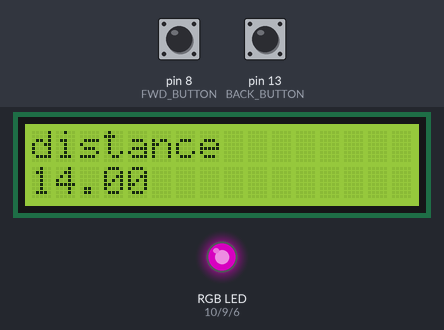
Simulated run of this sketch. Board: Arduino Uno, built with avr-gcc and run on an emulated ATmega328P. Shown: 16×2 character LCD, an RGB LED mixed from three pins (HIGH = lit). The test bench sets the inputs (shaded band); at power-on: pin 8 (FWD_BUTTON) LOW, pin 13 (BACK_BUTTON) LOW. Dim RGB values are drawn brighter than linear.

Above: at 0.53 s.
1.3 s: pin 8 (FWD_BUTTON) pulled HIGH for 3.2 s
At 2.5 s:
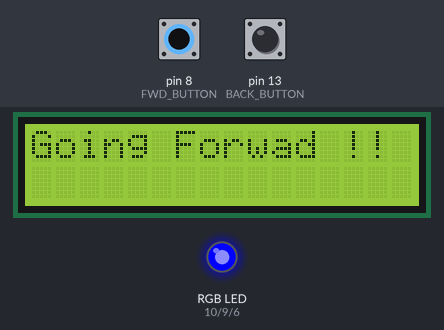
5.1 s: pin 13 (BACK_BUTTON) pulled HIGH for 0.15 s
At 5.26 s:
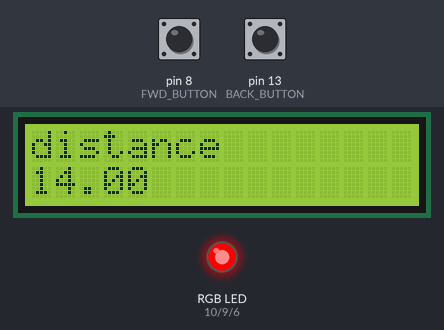
5.8 s: pin 8 (FWD_BUTTON) pulled HIGH for 0.15 s
6.5 s: pin 13 (BACK_BUTTON) pulled HIGH for 1 s
At 7.4 s:
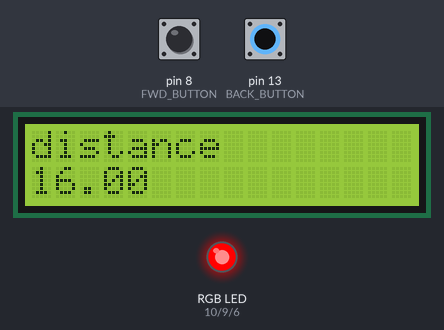
8.1 s: pin 13 (BACK_BUTTON) pulled HIGH for 0.15 s
8.8 s: pin 8 (FWD_BUTTON) pulled HIGH for 1 s
At 9.6 s:
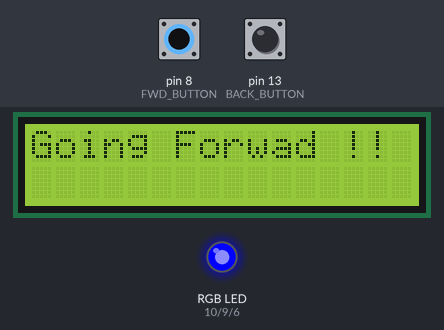
Timing chart, 0 to 57.9 s (numbered marks = the images above; inputs shaded):
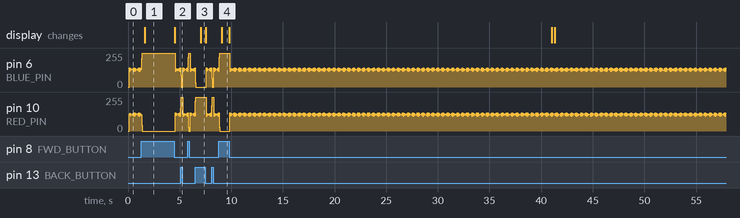

Measured:
- after the input at 1.3 s, the display: changes after 0.30 s (image 1)
- after the input at 6.5 s, the display: changes after 0.54 s (image 3)
- after the input at 8.8 s, the display: changes after 0.26 s (image 4)

The sketch:

Done.ino
```cpp
#include <LiquidCrystal.h>
LiquidCrystal lcd(12, 11, 5, 4, 3, 2);
const int BACK_BUTTON = 13;
const int FWD_BUTTON = 8;
const int SPEED = 2;
const int RED_PIN = 10;
const int GREEN_PIN = 9;
const int BLUE_PIN = 6;
const int carLength = 14;
long startTime;
long endTime;
int distance;

void setup()
{
  changeColors(LOW,LOW,LOW);
  lcd.begin(16, 2);
  sayLine1("Going Back !!");

  pinMode(BACK_BUTTON, INPUT);
  pinMode(FWD_BUTTON , INPUT);
  pinMode(RED_PIN, OUTPUT);
  pinMode(BLUE_PIN, OUTPUT);
  pinMode(GREEN_PIN, OUTPUT);
  Serial.begin(9600);
}


void loop()
{


  if (checkButton(BACK_BUTTON) == LOW)
  {
    startTime = millis()/1000;
    sayLine1("Going Forwad !!");
    changeColors(LOW,LOW,HIGH);

  }

  if (checkButton(FWD_BUTTON) == LOW)
  {
    endTime = millis()/1000;
    distance = calculateDistance (startTime, endTime);
    sayLine1("distance");
    sayLine2(distance);
    changeColors(HIGH,LOW,LOW);


  }
}

int checkButton (int button)
{
  int state = digitalRead(button);
  return state;
}

void sayLine1(char message[])
{
   lcd.clear();
   lcd.setCursor(0, 0);
   lcd.print(message);
}
void sayLine2(float distance)
{
  lcd.setCursor(0,1);
  lcd.print(distance);
}

int calculateDistance (long startTime,long endTime)
{
  long timeTaken = endTime - startTime;
  int distance = SPEED* timeTaken + carLength;

  return distance;
}
void changeColors(int red, int green, int blue)
{
      digitalWrite(RED_PIN,red);
      digitalWrite(GREEN_PIN,green);
      digitalWrite(BLUE_PIN,blue);

}
```
